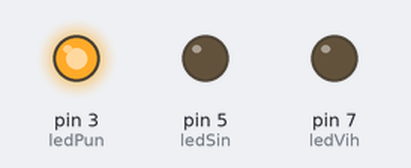
The sketch below on a simulated Arduino Uno, built with avr-gcc and run on an emulated ATmega328P. On the bench: output pins drawn as LEDs (lit = HIGH).

Above: at 0.5 s.
At 1.5 s:
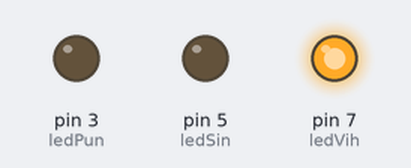
At 5.5 s:
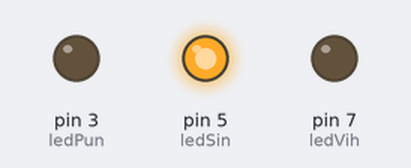
Timing chart, 0 to 6.9 s (numbered marks = the images above):
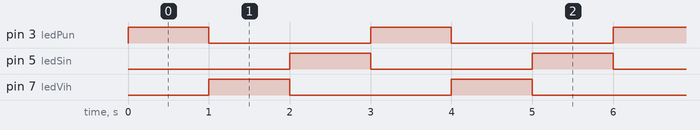

Measured:
- by itself, pin 3 (ledPun), pin 5 (ledSin), pin 7 (ledVih): alternates HIGH for 1.0 s and LOW for 2.0 s
- by itself, everything shown: repeats every 3.0 s, in 4 steps

The sketch:

Color_changing_rgb_led.ino
```cpp
// Määritetään globaalit muuttujat, jotka näkyvä koko ohjelmalle (pinnit, joihin
// RGB-ledin eri värit on kytketty)
int ledPun = 3; // muuttujan ledPun arvoksi annetaan 3
int ledSin = 5; // muuttujan ledSin arvoksi annetaan 5
int ledVih = 7; // muuttujan ledVih arvoksi annetaan 7
void setup() {
 pinMode(ledPun, OUTPUT); // asetetaan pinnit OUTPUT-tilaan
 pinMode(ledVih, OUTPUT);
 pinMode(ledSin, OUTPUT);
}
void loop() {
 digitalWrite(ledPun, HIGH); // Sytytä punainen ledi
 delay(1000);
 digitalWrite(ledPun, LOW);  // Sammuta punainen ledi
 digitalWrite(ledVih, HIGH); // Sytytä vihreä ledi
 delay(1000);
 digitalWrite(ledVih, LOW);  // Sammuta vihreä ledi
 digitalWrite(ledSin, HIGH); // Sytytä sininen ledi
 delay(1000);
 digitalWrite(ledSin, LOW);  // Sammuta sininen ledi
}
```
